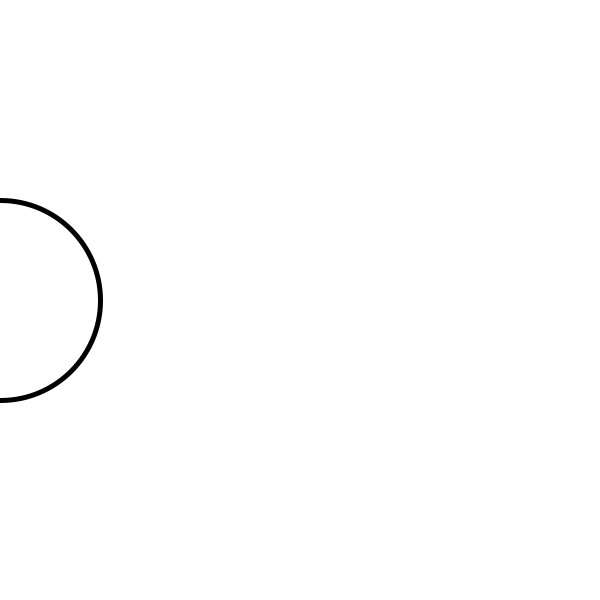
Frame 1 (no input)
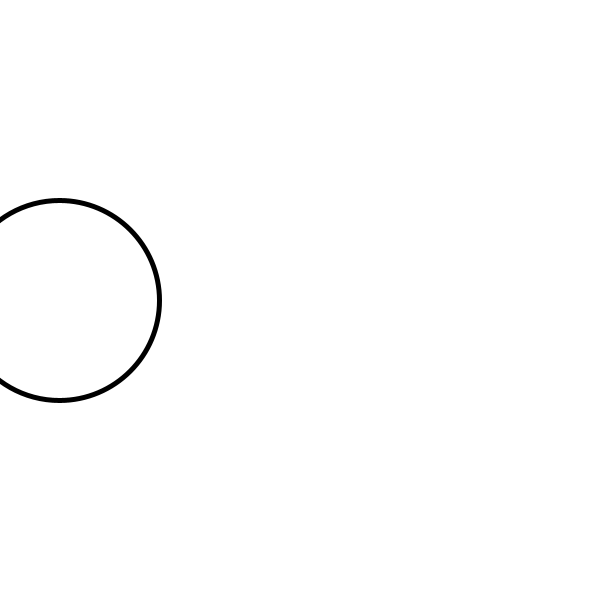
Frame 60 (the mouse pressed at the canvas centre just before this capture)
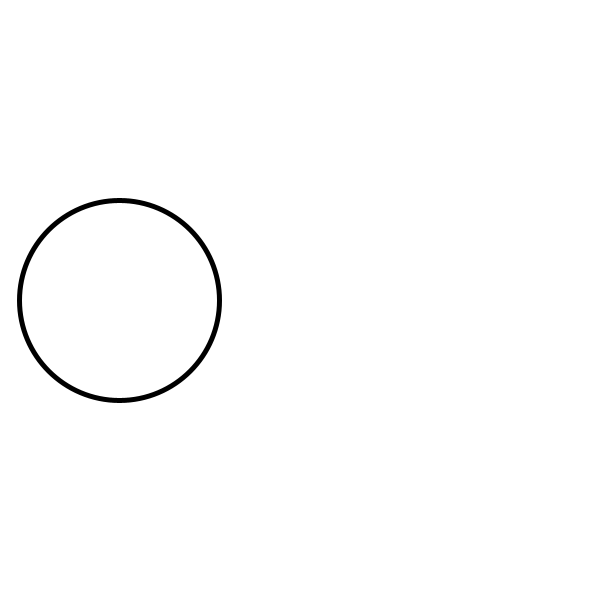
Frame 120 (the mouse held since frame 60 and released just before this capture)

The Processing sketch that drew these frames (run headless with seeded random() and noise(); from frame 60 on, the mouse is pressed at the canvas centre):

// Processing sketch: sketch_260220a
// ── sketch_260220a.pde
// Kimlong Chhun
//Animation

int x;

void setup() {
  size(600, 600);
  x = 0;
  strokeWeight(5);
}

void draw() {
  background(255);
  ellipse(x, 300, 200, 200);
     x = x +1;
    if( x > 700)
    x = -150;
  
}
